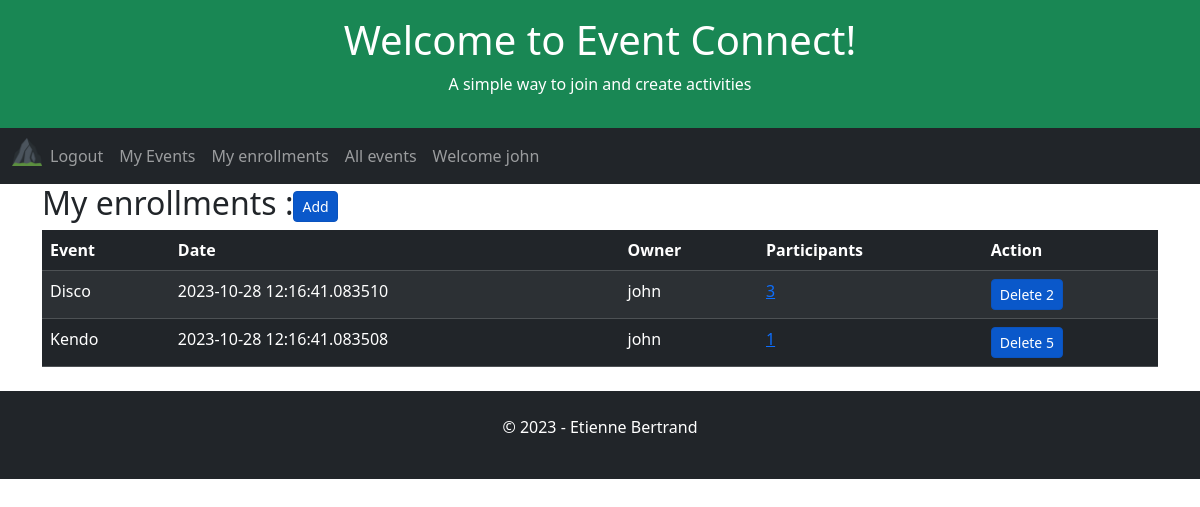
/user-enrollments (signed in), run on an earlier commit of the app's database.
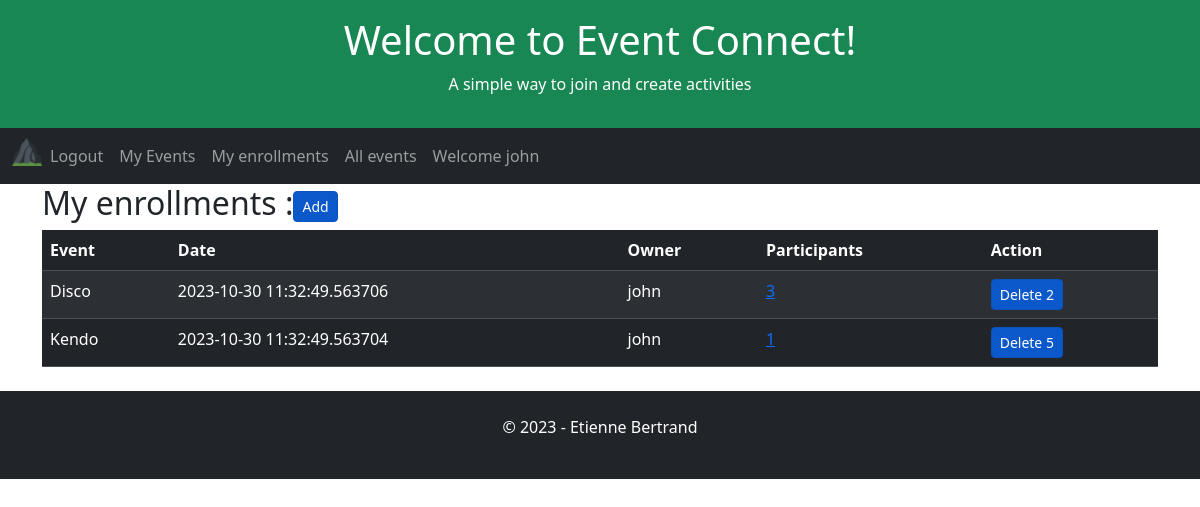
And on a later commit of the database.
### app/models.py (models this page shows, shortened)
class Enrollment(db.Model):
    id = db.Column(db.Integer, primary_key=True)
    user_id = db.Column(db.Integer, db.ForeignKey('user.id', name='fk_enrollment_user'), nullable=False)
    event_id = db.Column(db.Integer, db.ForeignKey('event.id', name='fk_enrollment_event'), nullable=False)
    date = db.Column(db.DateTime, index=True, default=datetime.utcnow)

class Event(db.Model):
    id = db.Column(db.Integer, primary_key=True)
    user_id = db.Column(db.Integer, db.ForeignKey('user.id', name='fk_event_user'), nullable=False)
    title = db.Column(db.String(255), nullable=False)
    date = db.Column(db.DateTime, index=True, default=datetime.utcnow)

### app/routes.py (the view)
@app.route('/user-enrollments', methods=['GET', 'POST', 'UPDATE'])
def userEnrollments():
    global appName, appSlogan, appTitle, db
    user_id = current_user.id
    userEnrollmentsAlias = alias(Enrollment)
    userEnrollments = db.session.query(
        Enrollment.id,
        Event.title,
        Event.date,
        Event.id.label('eventId'),
        User.username.label('owner'),
        func.count(userEnrollmentsAlias.c.user_id).label('participants')
    ).outerjoin(User, User.id == Enrollment.user_id
    ).outerjoin(Event, Enrollment.event_id == Event.id
    ).outerjoin(userEnrollmentsAlias, Enrollment.event_id == userEnrollmentsAlias.c.event_id
    ).group_by(Enrollment.id, Event.title, Event.date, Event.id, User.username
    ).filter(Enrollment.user_id == user_id
    ).all()
    return render_template(
        'user-enrollments.html',
        appName=appName,
        appTitle=appTitle,
        appSlogan=appSlogan,
        userEnrollments=userEnrollments)

### app/models.py (called while the page is built)
@login.user_loader
def load_user(id):
    return User.query.get(int(id))

### app/templates/user-enrollments.html (shortened to what this page needs)
{% extends "home.html" %}
{% block content %}
    <h2>My enrollments :<a href="{{ url_for('allEvents') }}" class="btn btn-primary btn-sm active" role="button" aria-pressed="true">Add</button></a></h2>
        <table class="table table-dark table-hover table-striped">
            <thead>
            <tr>
                <th>Event</th>
                <th>Date</th>
                <th>Owner</th>
                <th>Participants</th>
                <th>Action</th>
            </tr>
            </thead>
            <tbody>
                {% for enrollment in userEnrollments %}
                    <tr>
                        <td>{{ enrollment.title }}</td>
                        <td>{{ enrollment.date }}</td>
                        <td>{{ enrollment.owner }}</td>
                        <td><a href="{{ url_for('eventEnrollments') }}/{{enrollment.eventId}}" aria-pressed="true">{{ enrollment.participants }}</a></td>
                        <td>
                            <a href="{{ url_for('index') }}" class="btn btn-primary btn-sm active" role="button" aria-pressed="true" data-bs-toggle="modal" data-bs-target="#exampleModal" data-bs-whatever="{{enrollment.id}}" >Delete {{ enrollment.id }}</a>
                        </td>
                    </tr>
                {% endfor %}
            </tbody>
        </table>
{% endblock %}

What changed in the data, as far as the page shows it:
changed Enrollment "Disco": date "2023-10-28 12:16:41.083510" → "2023-10-30 11:32:49.563706"
changed Enrollment "Kendo": date "2023-10-28 12:16:41.083508" → "2023-10-30 11:32:49.563704"
